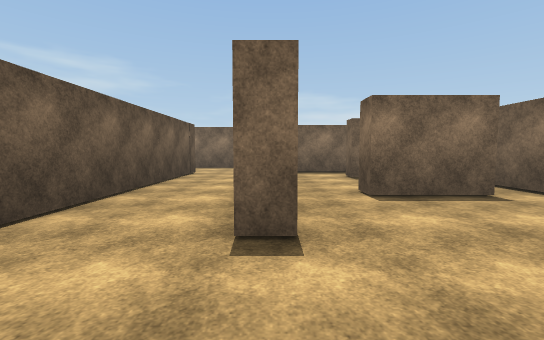
View 1 (above)

24 first-person views from a walk through a Unity game level. The camera is 1.4 m above the floor, tilts 4° down and sees 90° across. The floor is counted in squares, 2 m on a side. Each view is taken from the middle of a square. On the plan, view 1 faces up. The plan holds only what a view shows up to about 9 squares ahead; the rest is blank. The player character is not drawn. Surface patterns are stand-ins for the level's own textures.

View 2
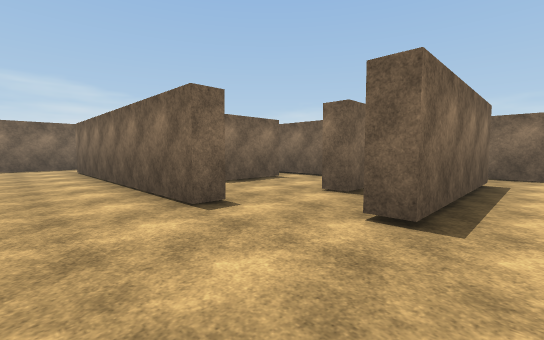

View 3
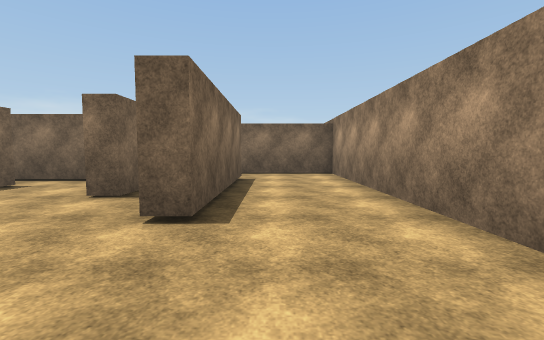

View 4
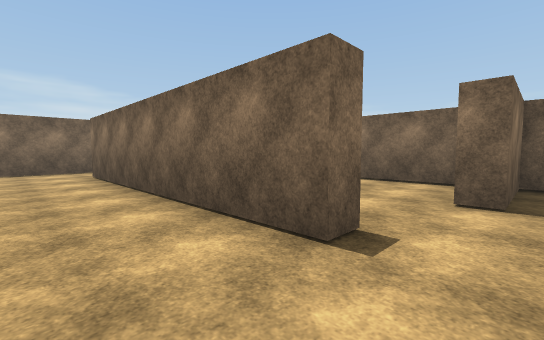

View 5
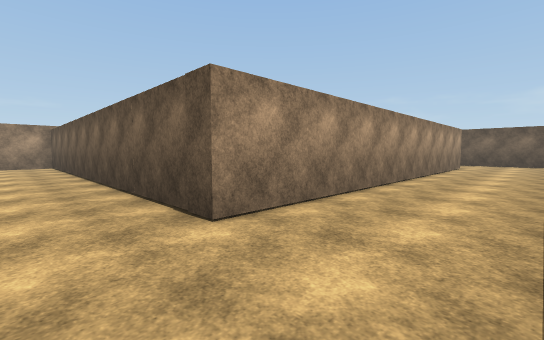

View 6
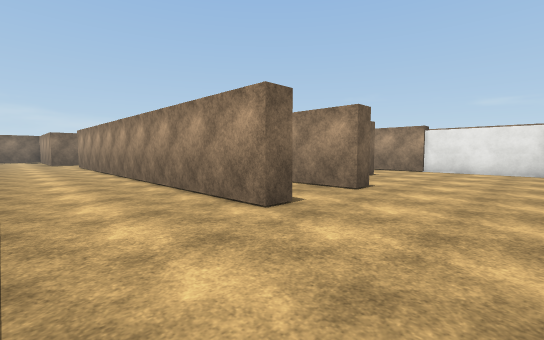

View 7
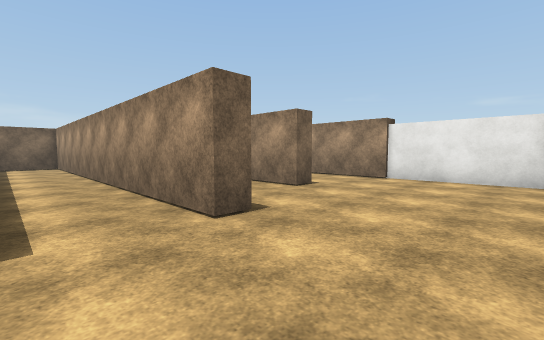

View 8
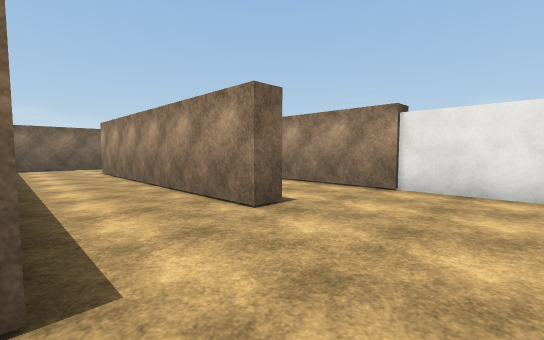

View 9
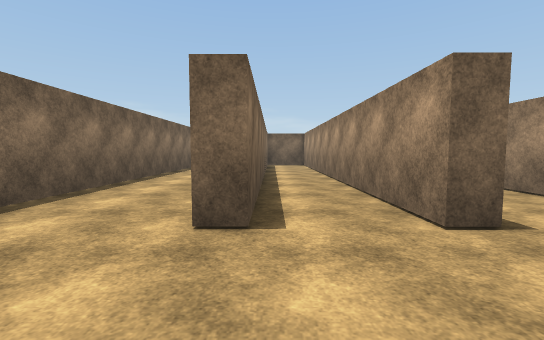

View 10
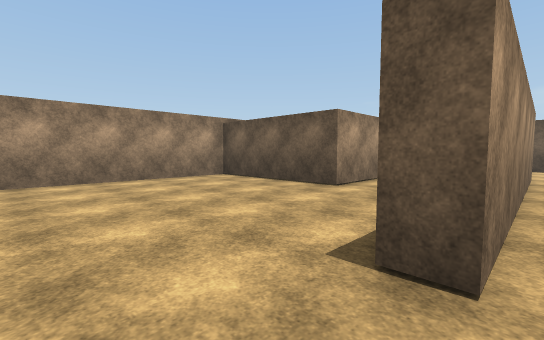

View 11
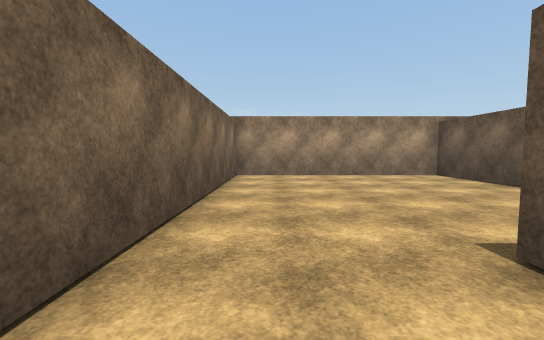

View 12
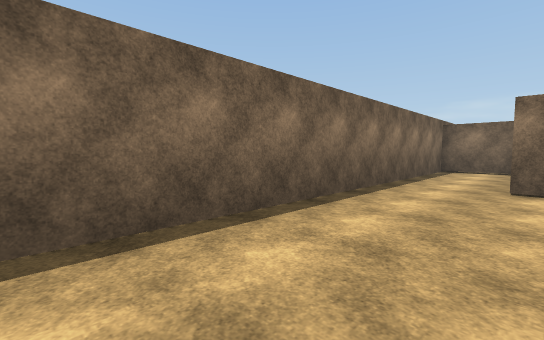

View 13
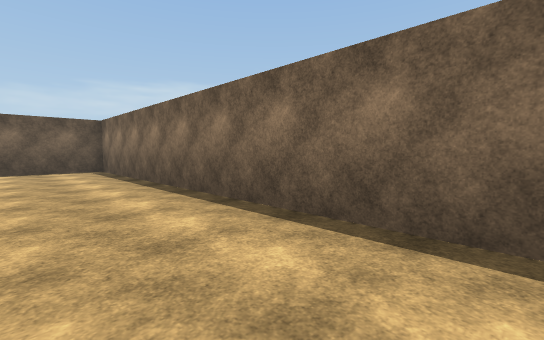

View 14
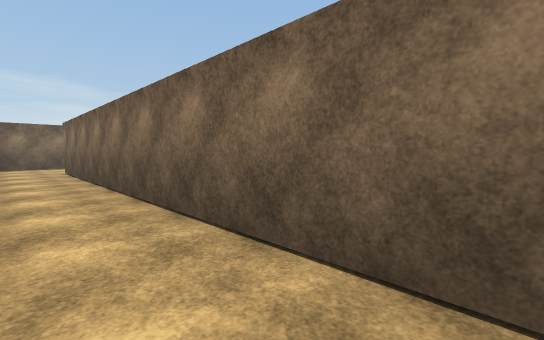

View 15
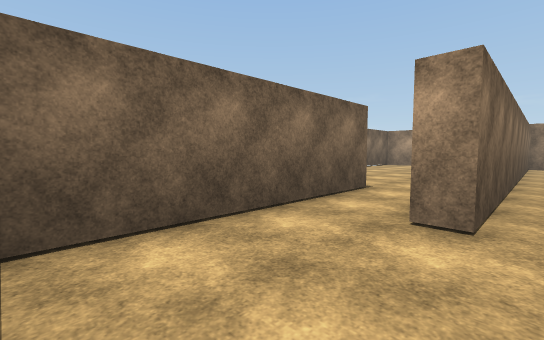

View 16
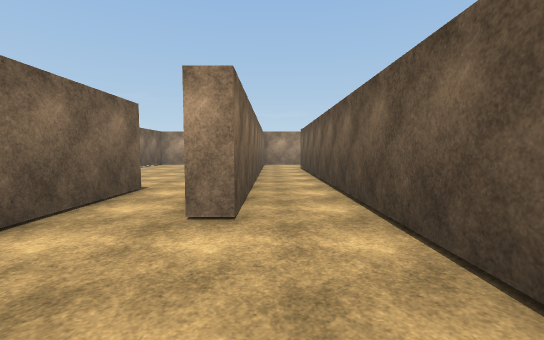

View 17
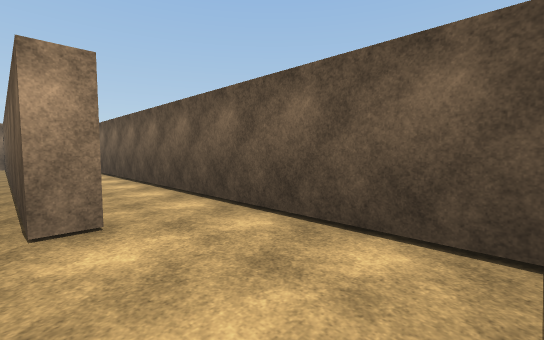

View 18
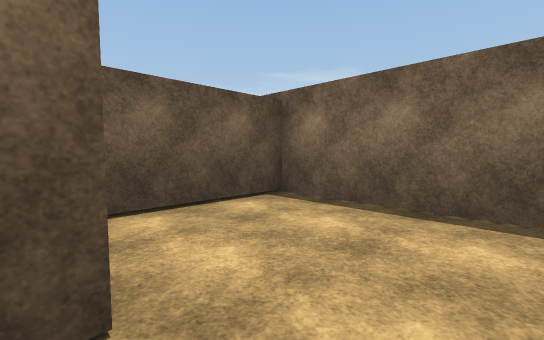

View 19
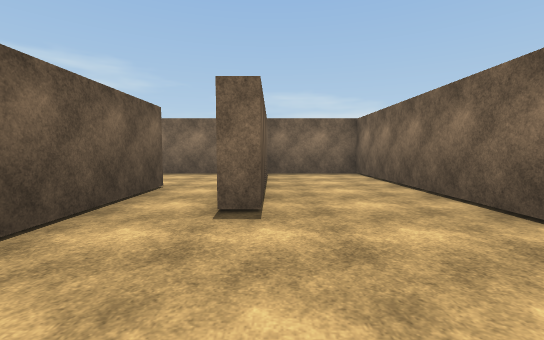

View 20
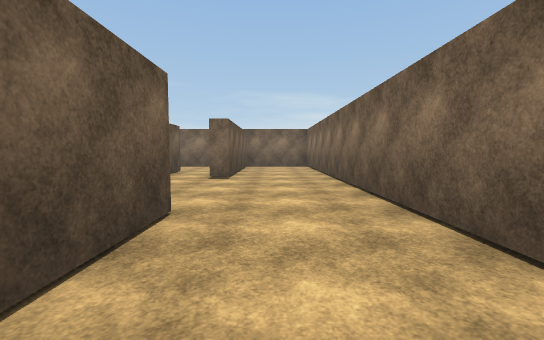

View 21
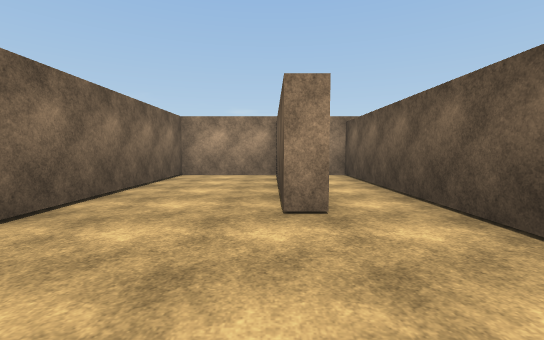

View 22
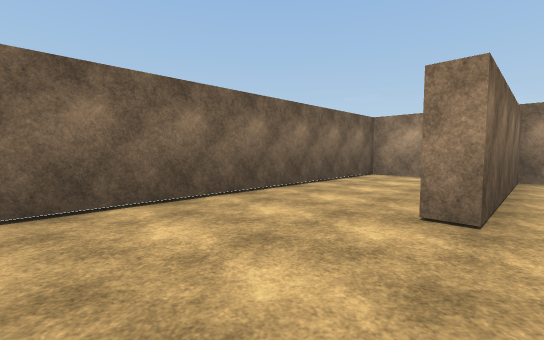

View 23
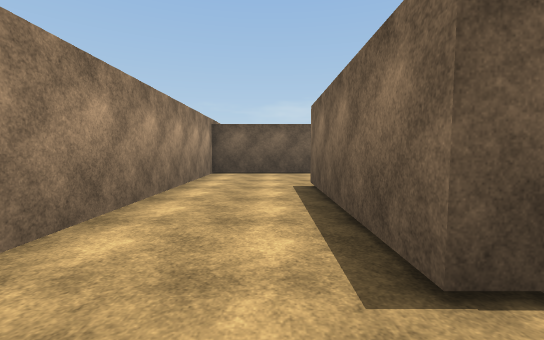

View 24
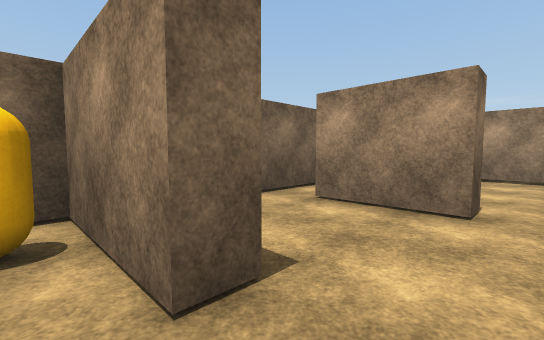

### Floor plan
Points are (right, up) in squares from view 1. A wall is a line through its corners. A room is listed if a view was taken in it or the views show most of it. See-through windows are left out.
Room 1 (views 1, 2, 3, 4, 5, 6, 7, 8, 9, 10, 11, 12, 13, 14, 23)
walls: (-3, 3.6) (-3, 5.8); (-7.4, 8.2) (-13.6, 8.2) (-13.6, 8.7) (-2.5, 8.7) (-2.5, -2.9) (6.4, -2.9) (6.4, 8.3); (0.2, 2.1) (-0.3, 2.1) (-0.3, 9.4); (1.5, 4.1) (1.5, 4.7); (0.9, 0.3) (2, 0.3); (-12.5, 3.2) (-12.5, 3.8) (-5.5, 3.8) (-5.5, 3.2); (-13.6, 5.9) (-13.6, 6.5) (-4.8, 6.5); (4.8, 8.4) (4.8, -0.2) (0.6, -0.2) (0.6, 0.4); (4.3, 9.6) (4.3, 11.4) (-16.3, 11.4) (-16.3, 9); (-16.1, 1) (-12.5, 1)
ways out: opening at (6, 8) to room 2; opening at (1, 4) to room 4; opening at (-12, 2) to room 5; opening at (-4.5, 3) to room 5; opening at (2.5, 2.5) to room 6
Room 2 (views 15, 16, 17)
walls: (6.4, 8.3) (6.9, 8.3); (8.4, 8.6) (8.4, 11.1); (8.9, 11.4) (4.8, 11.4) (4.8, 8.4)
ways out: opening at (6, 8) to room 1; opening at (8, 7.5) to room 3
Room 3 (views 18, 19, 20, 21, 22)
walls: (6.9, 8.3) (6.9, -2.9) (8.4, -2.9) (8.4, 2) (8.9, 2) (8.9, -1.9); (8.9, 10.4) (8.9, 6.1) (8.4, 6.1) (8.4, 8.6); (8.8, -2.9) (11.6, -2.9) (11.6, 11.4) (8.9, 11.4)
ways out: opening at (8, 7.5) to room 2
Room 4 (view 24)
walls: (2, 7) (2, 7.5) (4.4, 7.5); (2.5, 8.9) (0.8, 8.9); (1.5, 4.7) (2.5, 4.7)
ways out: opening at (1, 4) to room 1; opening at (3, 5) to room 7
objects: capsule (3, 8)
Room 5 (no view inside)
walls: (-12.5, 1) (-8.8, 1) (-8.8, -2.9) (-3, -2.9) (-3, 3.6)
ways out: opening at (-12, 2) to room 1; opening at (-4.5, 3) to room 1
Room 6 (no view inside)
walls: (3.5, 4.1) (1.5, 4.1); (4.3, 2.1) (4.3, 4.5); (2, 1.3) (2, 1.9)
ways out: opening at (2.5, 2.5) to room 1; opening at (4, 4) to room 7
Room 7 (no view inside)
walls: (2.5, 4.7) (3.5, 4.7); (4.3, 4.5) (4.3, 5.4)
ways out: opening at (3, 5) to room 4; opening at (4, 4) to room 6

Where each view was taken, in squares from view 1:
view 1: 0 up, 0 right, facing up
view 2: 1 down, 2 left, facing up-right
view 3: 1 down, 2 left, facing right
view 4: 1 up, 2 left, facing up-right
view 5: 11 up, 1 left, facing down-left
view 6: 11 up, 16 left, facing down-right
view 7: 8 up, 16 left, facing down-right
view 8: 6 up, 15 left, facing down-right
view 9: 8 up, 16 left, facing right
view 10: 4 up, 4 left, facing down-left
view 11: 5 up, 4 left, facing down
view 12: 9 up, 6 left, facing up-right
view 13: 9 up, 6 left, facing up-left
view 14: 2 down, 5 right, facing up-right
view 15: 11 up, 6 right, facing down-right
view 16: 11 up, 6 right, facing down
view 17: 11 up, 7 right, facing down-left
view 18: 8 up, 8 right, facing up-left
view 19: 3 up, 9 right, facing up
view 20: 1 down, 10 right, facing up
view 21: 5 up, 9 right, facing down
view 22: 5 up, 8 right, facing down-right
view 23: 1 down, 6 right, facing left
view 24: 8 up, 1 right, facing down-right
